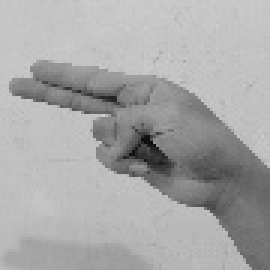
#> input picture greyscale/006_grey_h_1141128570.jpg, 90 x 90 px (shown 3 times larger); its folder holds 4 pictures in this run
$ python resize.py
#> lines starting #> are read from the running program, lines starting #| are printed output that depends on the picture
import cv2
import numpy as np
import os

# Folder name
path = "greyscale"
# Desired resolution
width = 64
height = 64
# Save location
save = "greyscalesave"
save_folder = os.path.join(os.getcwd(), save)

# student_id = "1141128570"

# Get address of current working directory
folder =  os.path.join(os.getcwd(), path)
# Gets all contents of the address of folder
filenames = os.listdir(folder)

# Iterates through imagetest
for filename in filenames:
    directories = os.path.join(folder, filename)
    # directory = os.listdir(directories)

    # Iterates through the subdirectories in imagetest
    if filename == 'desktop.ini':
        continue
    letter = filename[9]
    print("Currently at: ", filename)

    # Reads the images in the subdirectories
    array_img = cv2.imread(os.path.join(folder, filename))
#> array_img is the input picture: shape (90, 90, 3); min 9, max 206, mean 168.1
    # print(os.path.join(folder, filename))

    resized_image = cv2.resize(array_img, (width, height))
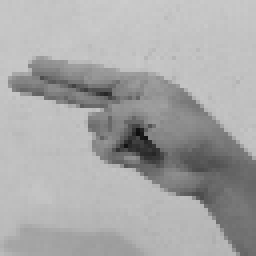
#> resized_image: shape (64, 64, 3) (shown 4 times larger); min 14, max 204, mean 168
    cv2.imwrite(os.path.join(save_folder, filename[:3] + '_sized_%s_%s.jpg' % (letter, filename[12:21])), resized_image)
#> pass 2 of the loop `for filename in filenames:`:
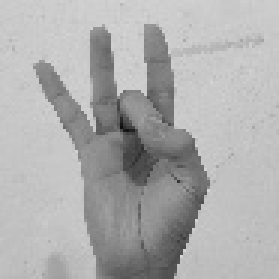
#> input picture greyscale/016_grey_8_1141128570.jpg, 93 x 93 px (shown 3 times larger)
#> array_img is the input picture: shape (93, 93, 3); min 13, max 214, mean 173.8
#> `resized_image = cv2.resize(array_img, (width, height))`:
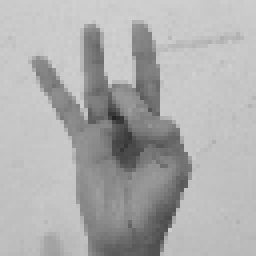
#> resized_image: shape (64, 64, 3) (shown 4 times larger); min 37, max 209, mean 173.7
#> pass 3 of the loop `for filename in filenames:`:
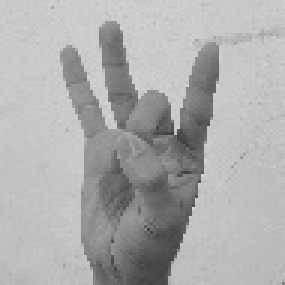
#> input picture greyscale/029_grey_8_1141128570.jpg, 95 x 95 px (shown 3 times larger)
#> array_img is the input picture: shape (95, 95, 3); min 60, max 213, mean 172.9
#> `resized_image = cv2.resize(array_img, (width, height))`:
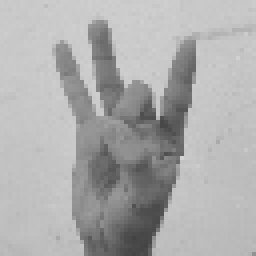
#> resized_image: shape (64, 64, 3) (shown 4 times larger); min 67, max 210, mean 172.8
#> the loop made 4 passes; the first 3 are shown
